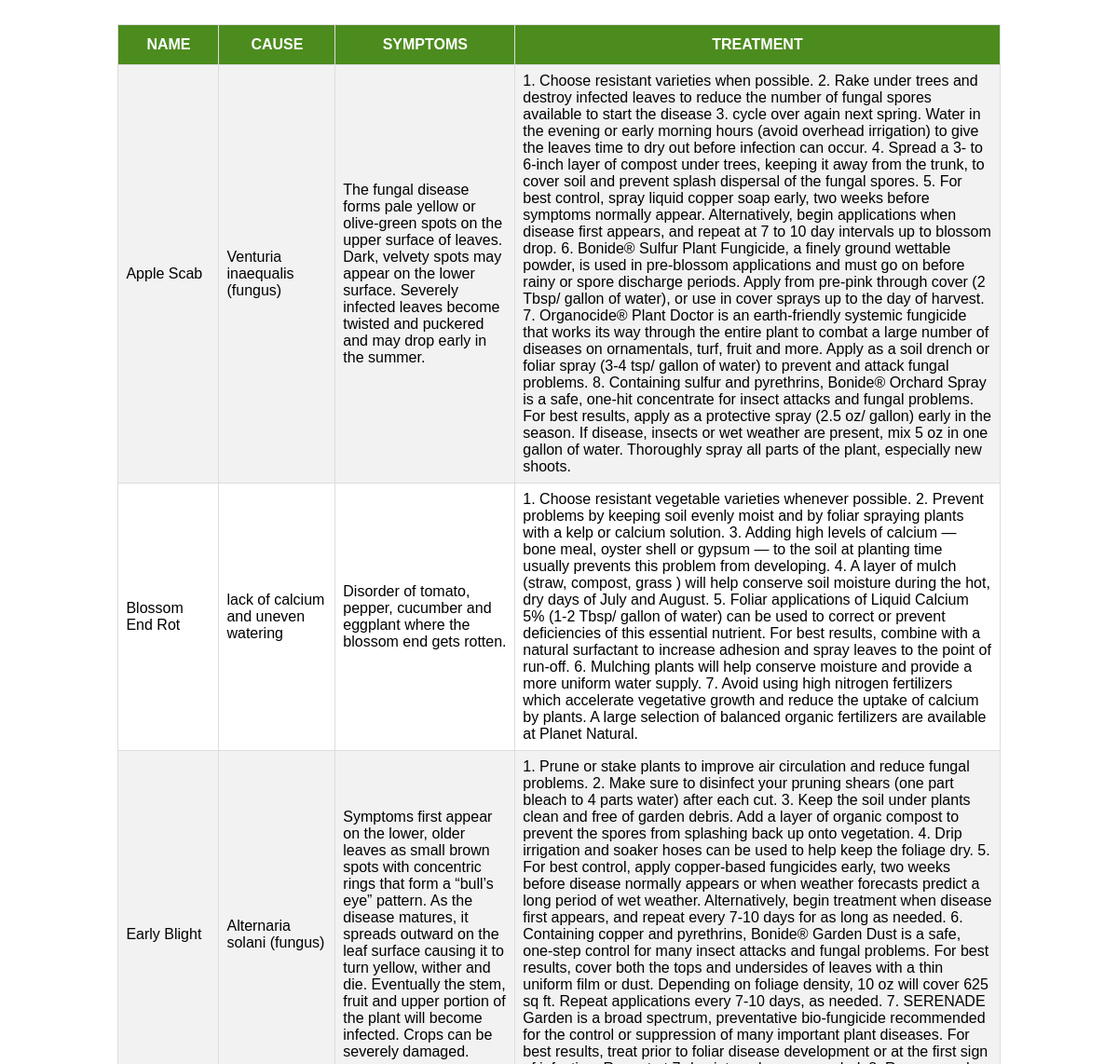
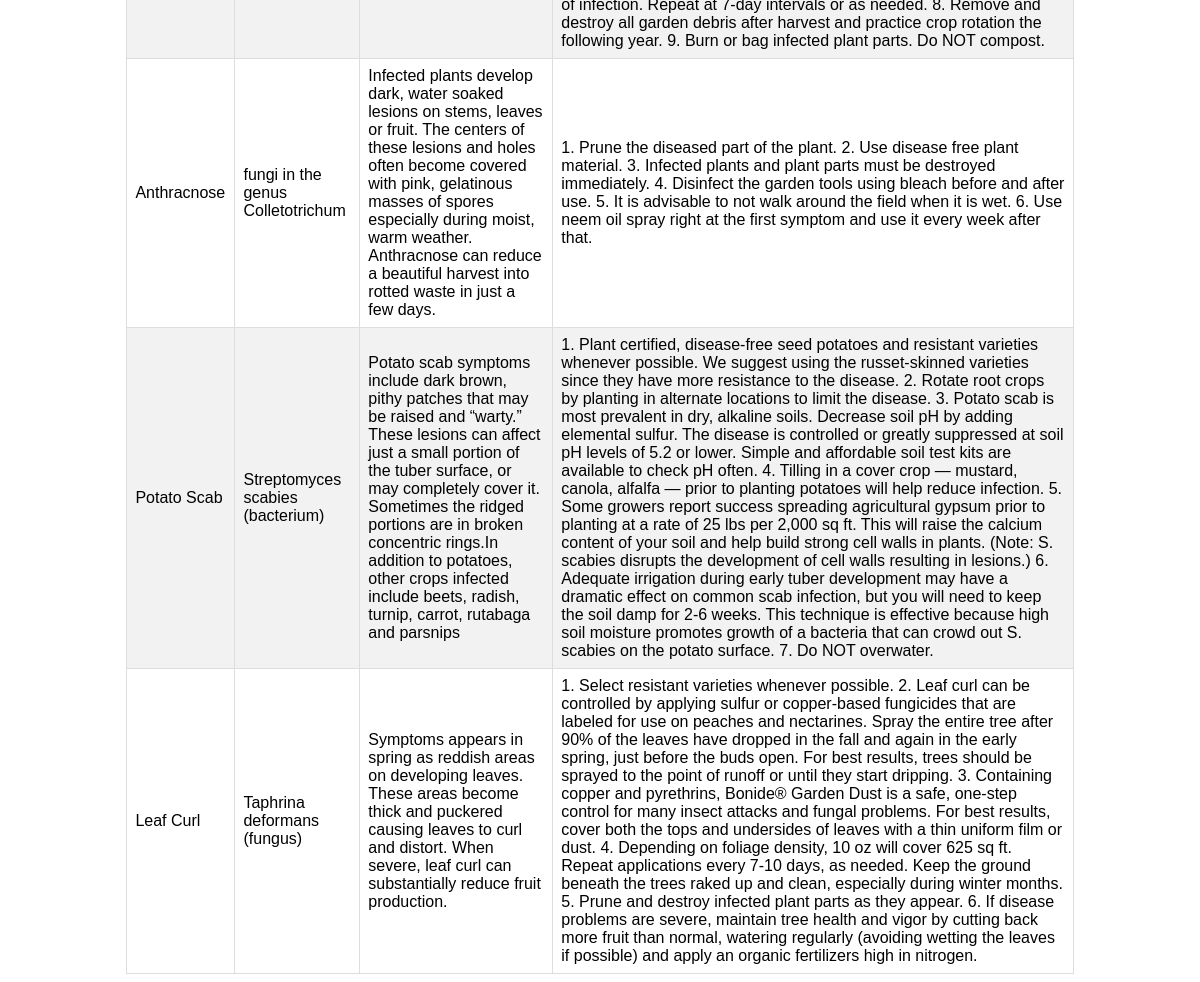
The app's page /data.php with its own data (2 pictures, top to bottom).
### tables this page shows
CREATE TABLE `plant_disease` (
  `id` int(11) NOT NULL,
  `name` varchar(50) NOT NULL,
  `cause` varchar(100) NOT NULL,
  `symptoms` varchar(600) NOT NULL,
  `keywords` text NOT NULL,
  `treatment` text NOT NULL
);

### data.php (the view, shortened to what this page needs)
<!DOCTYPE html>
<html>
<head>
	<link rel="stylesheet" type="text/css" href="style.css">
</head>
<body>
	<table id="tt">
    <tr>
    	<th>NAME</th>
    	<th>CAUSE</th>
    	<th>SYMPTOMS</th>
    	<th>TREATMENT</th>
    </tr>
<?php
	$k = $_POST['k'];
	$host = "localhost";
	$dbname = "plant_disease";
	$link = mysqli_connect($host,"root","", $dbname);
	$terms = explode(" ", $k);
	$sql = "SELECT * FROM plant_disease WHERE ";
	$i = 0;
	foreach ($terms as $each)
	{
		$i++;
		if($i == 1){
			$sql .= "keywords LIKE '%$each%' ";
		}
		else {
			$sql .= "OR keywords LIKE '%$each%' ";
		}
	}
	$sql .= " ORDER BY ";
	foreach ($terms as $each) {
	    $sql .= "IF(keywords LIKE '%$each%',1,0)";
	}
	$sql .= " DESC";
	$result = mysqli_query($link, $sql);
	if(mysqli_num_rows($result) == 0)
		{ echo "No results found!"; }
	else {
		while($row = mysqli_fetch_array($result))
		{
			echo "<tr>";
			echo "<td>".$row['name']."</td>&nbsp;";
			echo "<td>".$row['cause']."</td>&nbsp;";
			echo "<td>".$row['symptoms']."</td>&nbsp;";
			echo "<td>".$row['treatment']."</td>&nbsp;";
			echo "</tr>";
		}
	}
?>
</table>
</body>
</html>

### style.css (style rules this page uses)
#tt { margin: 0 auto; font-family: "Trebuchet MS", Helvetica, sans-serif; border-collapse: collapse; width: 80%; }
#tt td, #tt th { border: 1px solid #ddd; padding: 8px; }
#tt tr:nth-child(even) { background-color: #f2f2f2; }
#tt th { padding-top: 12px; padding-bottom: 12px; text-align: center; background-color:#4c8c1e; color: white; }

### records on screen
plant_disease: name "Apple Scab", cause "Venturia inaequalis (fungus)", symptoms "The fungal disease forms pale yellow or olive-green spots on the upper surface of leaves. Dark, velvety spots may appear on the lower surface. Severely infected leaves become twisted and puckered and may drop early in the summer.", treatment "1. Choose resistant varieties when possible. 2. Rake under trees and destroy infected leaves to reduce the number of fungal spores available to start the disease 3. cycle over again next spring. Water in the evening or early morning hours (avoid overhead irrigation) to give the leaves time to dry out before infection can occur. 4. Spread a 3- to 6-inch layer of compost under trees, keeping it away from the trunk, to cover soil and prevent splash dispersal of the fungal spores. 5. For best control, spray liquid copper soap early, two weeks before symptoms normally appear. Alternatively, begin applications when disease first appears, and repeat at 7 to 10 day intervals up to blossom drop. 6.…"
plant_disease: name "Blossom End Rot", cause "lack of calcium and uneven watering", symptoms "Disorder of tomato, pepper, cucumber and eggplant where the blossom end gets rotten.", treatment "1. Choose resistant vegetable varieties whenever possible. 2. Prevent problems by keeping soil evenly moist and by foliar spraying plants with a kelp or calcium solution. 3. Adding high levels of calcium — bone meal, oyster shell or gypsum — to the soil at planting time usually prevents this problem from developing. 4. A layer of mulch (straw, compost, grass ) will help conserve soil moisture during the hot, dry days of July and August. 5. Foliar applications of Liquid Calcium 5% (1-2 Tbsp/ gallon of water) can be used to correct or prevent deficiencies of this essential nutrient. For best results, combine with a natural surfactant to increase adhesion and spray leaves to the point of…"
plant_disease: name "Early Blight", cause "Alternaria solani (fungus)", symptoms "Symptoms first appear on the lower, older leaves as small brown spots with concentric rings that form a “bull’s eye” pattern. As the disease matures, it spreads outward on the leaf surface causing it to turn yellow, wither and die. Eventually the stem, fruit and upper portion of the plant will become infected. Crops can be severely damaged.", treatment "1. Prune or stake plants to improve air circulation and reduce fungal problems. 2. Make sure to disinfect your pruning shears (one part bleach to 4 parts water) after each cut. 3. Keep the soil under plants clean and free of garden debris. Add a layer of organic compost to prevent the spores from splashing back up onto vegetation. 4. Drip irrigation and soaker hoses can be used to help keep the foliage dry. 5. For best control, apply copper-based fungicides early, two weeks before disease normally appears or when weather forecasts predict a long period of wet weather. Alternatively, begin treatment when disease first appears, and repeat every 7-10 days for as long as needed. 6. Containing…"
plant_disease: name "Anthracnose", cause "fungi in the genus Colletotrichum", symptoms "Infected plants develop dark, water soaked lesions on stems, leaves or fruit. The centers of these lesions and holes often become covered with pink, gelatinous masses of spores especially during moist, warm weather. Anthracnose can reduce a beautiful harvest into rotted waste in just a few days.", treatment "1. Prune the diseased part of the plant. 2. Use disease free plant material. 3. Infected plants and plant parts must be destroyed immediately. 4. Disinfect the garden tools using bleach before and after use. 5. It is advisable to not walk around the field when it is wet. 6. Use neem oil spray right at the first symptom and use it every week after that."
plant_disease: name "Potato Scab", cause "Streptomyces scabies (bacterium)", symptoms "Potato scab symptoms include dark brown, pithy patches that may be raised and “warty.” These lesions can affect just a small portion of the tuber surface, or may completely cover it. Sometimes the ridged portions are in broken concentric rings.In addition to potatoes, other crops infected include beets, radish, turnip, carrot, rutabaga and parsnips", treatment "1. Plant certified, disease-free seed potatoes and resistant varieties whenever possible. We suggest using the russet-skinned varieties since they have more resistance to the disease. 2. Rotate root crops by planting in alternate locations to limit the disease. 3. Potato scab is most prevalent in dry, alkaline soils. Decrease soil pH by adding elemental sulfur. The disease is controlled or greatly suppressed at soil pH levels of 5.2 or lower. Simple and affordable soil test kits are available to check pH often. 4. Tilling in a cover crop — mustard, canola, alfalfa — prior to planting potatoes will help reduce infection. 5. Some growers report success spreading agricultural gypsum prior to…"
plant_disease: name "Leaf Curl", cause "Taphrina deformans (fungus)", symptoms "Symptoms appears in spring as reddish areas on developing leaves. These areas become thick and puckered causing leaves to curl and distort. When severe, leaf curl can substantially reduce fruit production.", treatment "1. Select resistant varieties whenever possible. 2. Leaf curl can be controlled by applying sulfur or copper-based fungicides that are labeled for use on peaches and nectarines. Spray the entire tree after 90% of the leaves have dropped in the fall and again in the early spring, just before the buds open. For best results, trees should be sprayed to the point of runoff or until they start dripping. 3. Containing copper and pyrethrins, Bonide® Garden Dust is a safe, one-step control for many insect attacks and fungal problems. For best results, cover both the tops and undersides of leaves with a thin uniform film or dust. 4. Depending on foliage density, 10 oz will cover 625 sq ft. Repeat…"
